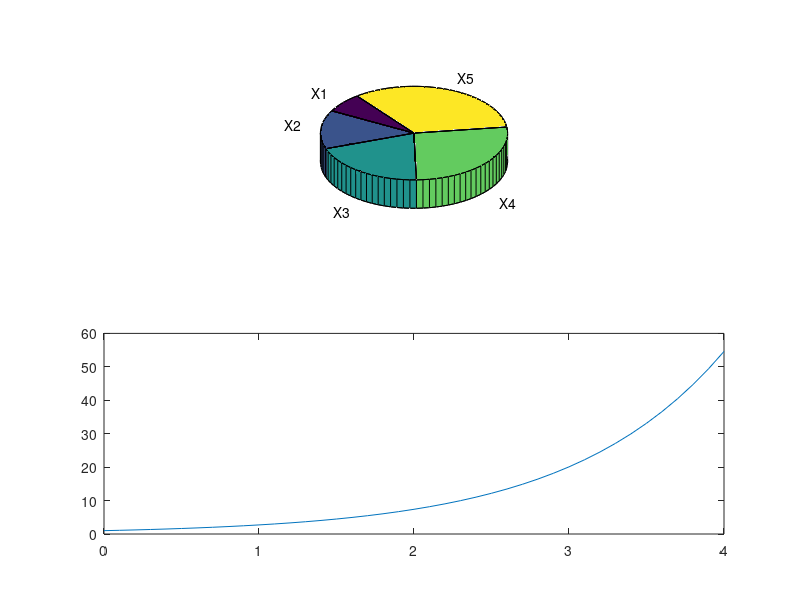

This chart was generated by the following MATLAB code:
clc
clear all
X=[1 2 3 4 5]
Etiket={'X1', 'X2', 'X3', 'X4', 'X5'}
title('Secim Sonucu')
subplot(2,1,1)
pie3(X, Etiket)
subplot(2,1,2)
x2=0:0.1:4
Y=exp(x2)
plot(x2,Y)
